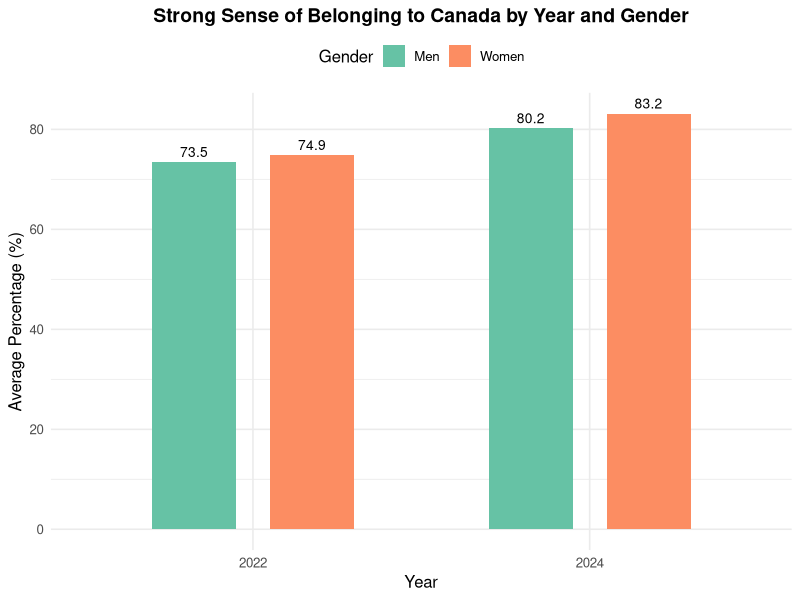

Here is the R script that generated this plot:
library(tidyverse)
setwd("C:/Users/pankaj/OneDrive/Documents/big data 2 project")

# Load and preprocess data
processed_data <- read_csv("4510007701_databaseLoadingData.csv") %>%
  filter(
    Indicators == "Very strong or somewhat strong sense of belonging to Canada",
    Gender %in% c("Men", "Women")  # Focus only on gender-specific data
  ) %>%
  mutate(
    Year = substr(REF_DATE, 1, 4),
    VALUE = as.numeric(VALUE)
  ) %>%
  group_by(Year, Gender) %>%  # Group by both Year and Gender
  summarise(Average_Percentage = mean(VALUE, na.rm = TRUE))

# Create bar plot
ggplot(processed_data, aes(x = Year, y = Average_Percentage, fill = Gender)) +
  geom_bar(
    stat = "identity", 
    position = position_dodge(width = 0.7),  # Control spacing between bars
    width = 0.5  # Narrower bars
  ) +
  labs(
    title = "Strong Sense of Belonging to Canada by Year and Gender",
    x = "Year",
    y = "Average Percentage (%)",
    fill = "Gender"
  ) +
  theme_minimal(base_size = 12) +  # Adjust base font size
  scale_fill_brewer(palette = "Set2") +
  geom_text(
    aes(label = round(Average_Percentage, 1)),
    position = position_dodge(width = 0.7),  # Align labels with bars
    vjust = -0.5, 
    size = 3.5  # Smaller label text
  ) +
  theme(
    plot.title = element_text(hjust = 0.5, size = 14, face = "bold"),  # Center title
    legend.position = "top"
  )
